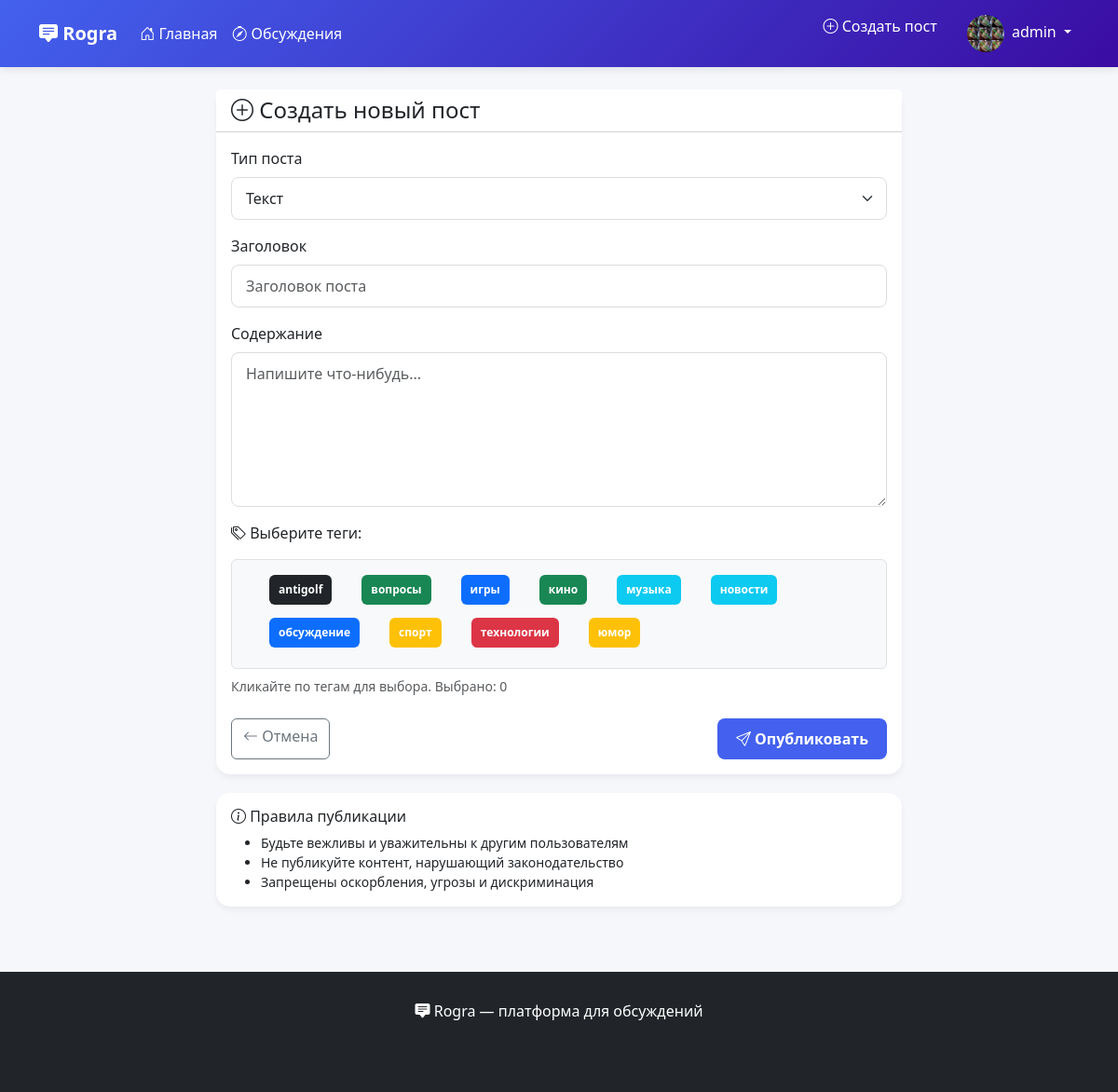
The app's page /create-post/ (signed in) with its own data.
### core/models.py (models this page shows, shortened)
class Profile(models.Model):
    user = models.OneToOneField(User, on_delete=models.CASCADE)
    bio = models.TextField(max_length=500, blank=True)
    avatar = models.ImageField(upload_to='avatars/', blank=True, null=True)
    created_at = models.DateTimeField(auto_now_add=True)

class Tag(models.Model):
    name = models.CharField(max_length=50, unique=True)
    slug = models.SlugField(max_length=50, unique=True)
    description = models.TextField(blank=True)
    color = models.CharField(max_length=20, default='primary')
    class Meta:
        ordering = ['name']

### core/views.py (the view)
@login_required
def create_post_view(request):
    all_tags = Tag.objects.all()
    if request.method == 'POST':
        if 'tags' in request.POST and request.POST['tags']:
            tag_ids = request.POST['tags'].split(',')
            post_data = request.POST.copy()
            post_data.setlist('tags', tag_ids)
            form = PostForm(post_data, request.FILES)
        else:
            form = PostForm(request.POST, request.FILES)
        if form.is_valid():
            post = form.save(commit=False)
            post.author = request.user
            post.save()
            form.save_m2m()
            messages.success(request, 'Пост успешно создан!')
            return redirect('post_detail', post_id=post.id)
    else:
        form = PostForm()
    return render(request, 'core/create_post.html', {
        'form': form,
        'all_tags': all_tags,
    })

### core/forms.py
class PostForm(forms.ModelForm):
    class Meta:
        model = Post
        fields = ['title', 'content', 'post_type', 'image', 'tags']
        widgets = {
            'title': forms.TextInput(attrs={
                'class': 'form-control',
                'placeholder': 'Заголовок поста'
            }),
            'content': forms.Textarea(attrs={
                'class': 'form-control',
                'rows': 6,
                'placeholder': 'Напишите что-нибудь...'
            }),
            'post_type': forms.Select(attrs={
                'class': 'form-select'
            }),
            'tags': forms.SelectMultiple(attrs={'class': 'd-none'}),  # Скрываем стандартный
        }

### core/templates/core/create_post.html (shortened to what this page needs)
{% extends 'core/base.html' %}
{% block content %}
<div class="row justify-content-center">
    <div class="col-lg-8">
        <div class="card">
            <div class="card-header bg-white">
                <h4 class="mb-0">
                    <i class="bi bi-plus-circle"></i> Создать новый пост
                </h4>
            </div>
            <div class="card-body">
                <form method="post" enctype="multipart/form-data">
                    <div class="mb-3">
                        <label class="form-label">Тип поста</label>
                        {{ form.post_type }}
                    </div>
                    <div class="mb-3">
                        <label for="id_title" class="form-label">Заголовок</label>
                        {{ form.title }}
                    </div>
                    <div class="mb-3">
                        <label for="id_content" class="form-label">Содержание</label>
                        {{ form.content }}
                    </div>
                    <div class="mb-4">
                        <label class="form-label mb-3">
                            <i class="bi bi-tags"></i> Выберите теги:
                        </label>
                        <div class="d-flex flex-wrap gap-2 p-3 border rounded bg-light" id="tags-container">
                            {% for tag in all_tags %}
                                <div class="form-check d-inline-block m-0">
                                    <label for="tag_{{ tag.id }}"
                                           class="badge bg-{{ tag.color }} p-2 m-0 tag-label"
                                           style="cursor: pointer; transition: all 0.2s;">
                                        {{ tag.name }}
                                    </label>
                                </div>
                            {% endfor %}
                        </div>
    <div class="form-text mt-2">
        Кликайте по тегам для выбора. Выбрано: <span id="tag-counter">0</span>
    </div>
</div>
                    <div class="d-flex justify-content-between mt-4">
                        <a href="{% url 'home' %}" class="btn btn-outline-secondary">
                            <i class="bi bi-arrow-left"></i> Отмена
                        </a>
                        <button type="submit" class="btn btn-primary">
                            <i class="bi bi-send"></i> Опубликовать
                        </button>
                    </div>
                </form>
            </div>
        </div>
        <div class="card mt-3">
            <div class="card-body">
                <h6><i class="bi bi-info-circle"></i> Правила публикации</h6>
                <ul class="small mb-0">
                    <li>Будьте вежливы и уважительны к другим пользователям</li>
                    <li>Не публикуйте контент, нарушающий законодательство</li>
                    <li>Запрещены оскорбления, угрозы и дискриминация</li>
                </ul>
            </div>
        </div>
    </div>
</div>
{% endblock %}

### core/templates/core/base.html (shortened to what this page needs)
<!DOCTYPE html>
<html lang="ru">
<head>
    <link rel="stylesheet" href="https://cdn.jsdelivr.net/npm/bootstrap-icons@1.10.0/font/bootstrap-icons.css">
    <link href="https://cdn.jsdelivr.net/npm/bootstrap@5.3.0/dist/css/bootstrap.min.css" rel="stylesheet">
    <link rel="stylesheet" href="https://cdn.jsdelivr.net/npm/bootstrap-icons@1.10.0/font/bootstrap-icons.css">
</head>
<body>
    <nav class="navbar navbar-expand-lg navbar-dark">
        <div class="container">
            <a class="navbar-brand fw-bold" href="{% url 'home' %}">
                <i class="bi bi-chat-square-text-fill"></i> Rogra
            </a>
            <div class="collapse navbar-collapse" id="navbarNav">
                <ul class="navbar-nav me-auto">
                    <li class="nav-item">
                        <a class="nav-link" href="{% url 'home' %}">
                            <i class="bi bi-house-door"></i> Главная
                        </a>
                    </li>
                    <li class="nav-item">
                        <a class="nav-link" href="#">
                            <i class="bi bi-compass"></i> Обсуждения
                        </a>
                    </li>
                </ul>
                <div class="navbar-nav">
                    {% if user.is_authenticated %}
                        <a class="nav-link me-3" href="{% url 'create_post' %}">
                            <i class="bi bi-plus-circle"></i> Создать пост
                        </a>
                        <div class="dropdown">
                            <a href="#" class="nav-link dropdown-toggle" data-bs-toggle="dropdown">
                                {% if user.profile.avatar %}
                                    <img src="{{ user.profile.avatar.url }}" alt="Аватар" class="post-avatar me-1">
                                {% else %}
                                    <i class="bi bi-person-circle me-1"></i>
                                {% endif %}
                                {{ user.username }}
                            </a>
                        </div>
                    {% endif %}
                </div>
            </div>
        </div>
    </nav>
    <main class="container my-4">
        {% block content %}
        {% endblock %}
    </main>
    <footer>
        <div class="container text-center">
            <p class="mb-2">
                <i class="bi bi-chat-square-text-fill"></i> Rogra — платформа для обсуждений
            </p>
            <p class="text-muted small">
            </p>
        </div>
    </footer>
</body>
</html>

### core/templates/core/base.html (style rules this page uses)
:root { --primary-color: #4361ee; --secondary-color: #3a0ca3; --accent-color: #f72585; --light-color: #f8f9fa; --dark-color: #212529; --gray-color: #6c757d; }
body { background-color: #f5f7fb; font-family: 'Segoe UI', Tahoma, Geneva, Verdana, sans-serif; }
.navbar { background: linear-gradient(135deg, var(--primary-color), var(--secondary-color)); box-shadow: 0 2px 10px rgba(0,0,0,0.1); }
.nav-link { color: white !important; font-weight: 500; }
.card { border: none; border-radius: 15px; box-shadow: 0 4px 6px rgba(0,0,0,0.05); transition: transform 0.3s ease; margin-bottom: 20px; }
.btn-primary { background-color: var(--primary-color); border: none; border-radius: 8px; padding: 10px 20px; font-weight: 600; }
.post-avatar { width: 40px; height: 40px; border-radius: 50%; object-fit: cover; }
footer { background-color: var(--dark-color); color: white; padding: 30px 0; margin-top: 50px; }
.form-control, .form-select { border-radius: 8px; padding: 10px 15px; border: 1px solid #ddd; }

### core/templates/core/create_post.html (style rules this page uses)
.tag-label { cursor: pointer; transition: all 0.2s ease; border: 2px solid transparent; position: relative; overflow: hidden; }

### records on screen
Tag: name "antigolf"
Tag: name "вопросы"
Tag: name "игры"
Tag: name "кино"
Tag: name "музыка"
Tag: name "новости"
Tag: name "обсуждение"
Tag: name "спорт"
Tag: name "технологии"
Tag: name "юмор"

### other values on screen
{{ user.username }} "admin"
